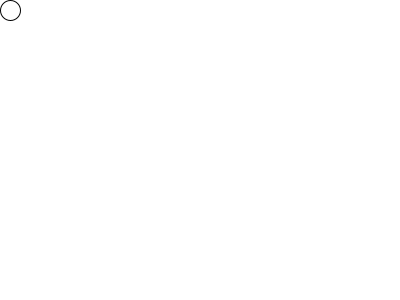
Frame 1 (no input)
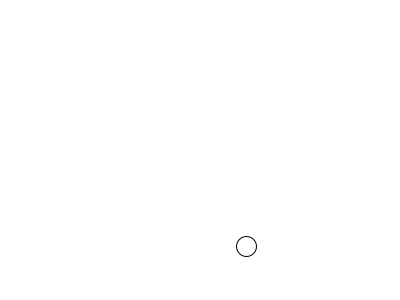
Frame 60 (the mouse pressed at the canvas centre just before this capture)
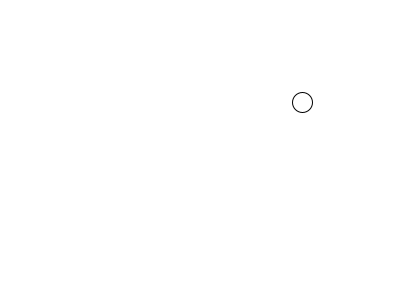
Frame 120 (the mouse held since frame 60 and released just before this capture)

The Processing sketch that drew these frames (run headless with seeded random() and noise(); from frame 60 on, the mouse is pressed at the canvas centre):

// Processing sketch: BouncincBall2
// ── BouncincBall2.pde

float x=10, y=10, bsize=20, speed=4, yspeed=4;

void setup() {
   size(400,300);
}

void draw() {
  
  background(#ffffff);
  ellipse(x,y,bsize,bsize);
  
  x = x + speed;
  
  if (x > width - bsize/2 || x < bsize/2) {
    speed *= -1;
  }
  
  y = y + yspeed;
  
  if (y > height - bsize/2 || y < bsize/2) {
    yspeed *= -1;
  }
}
